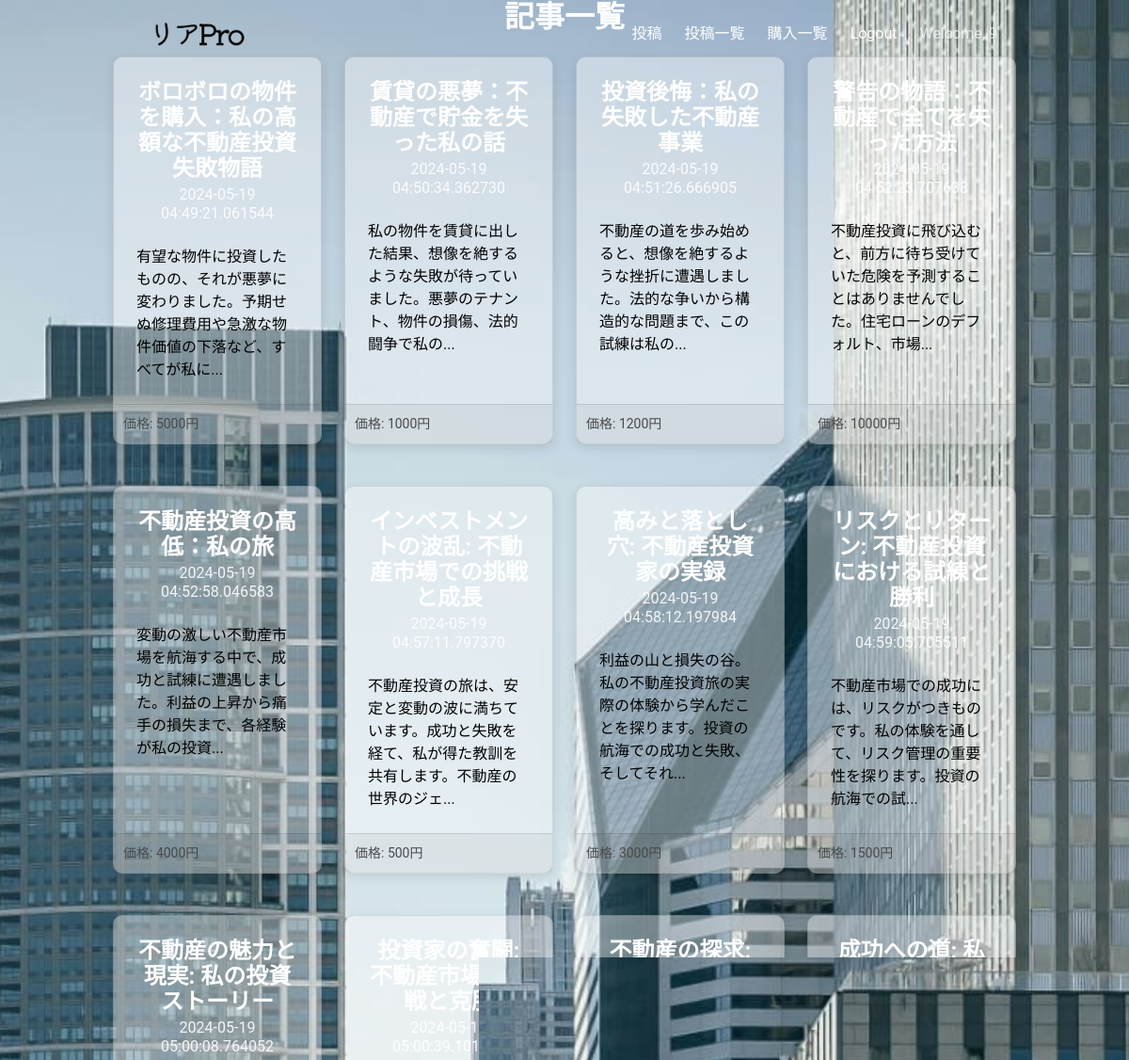
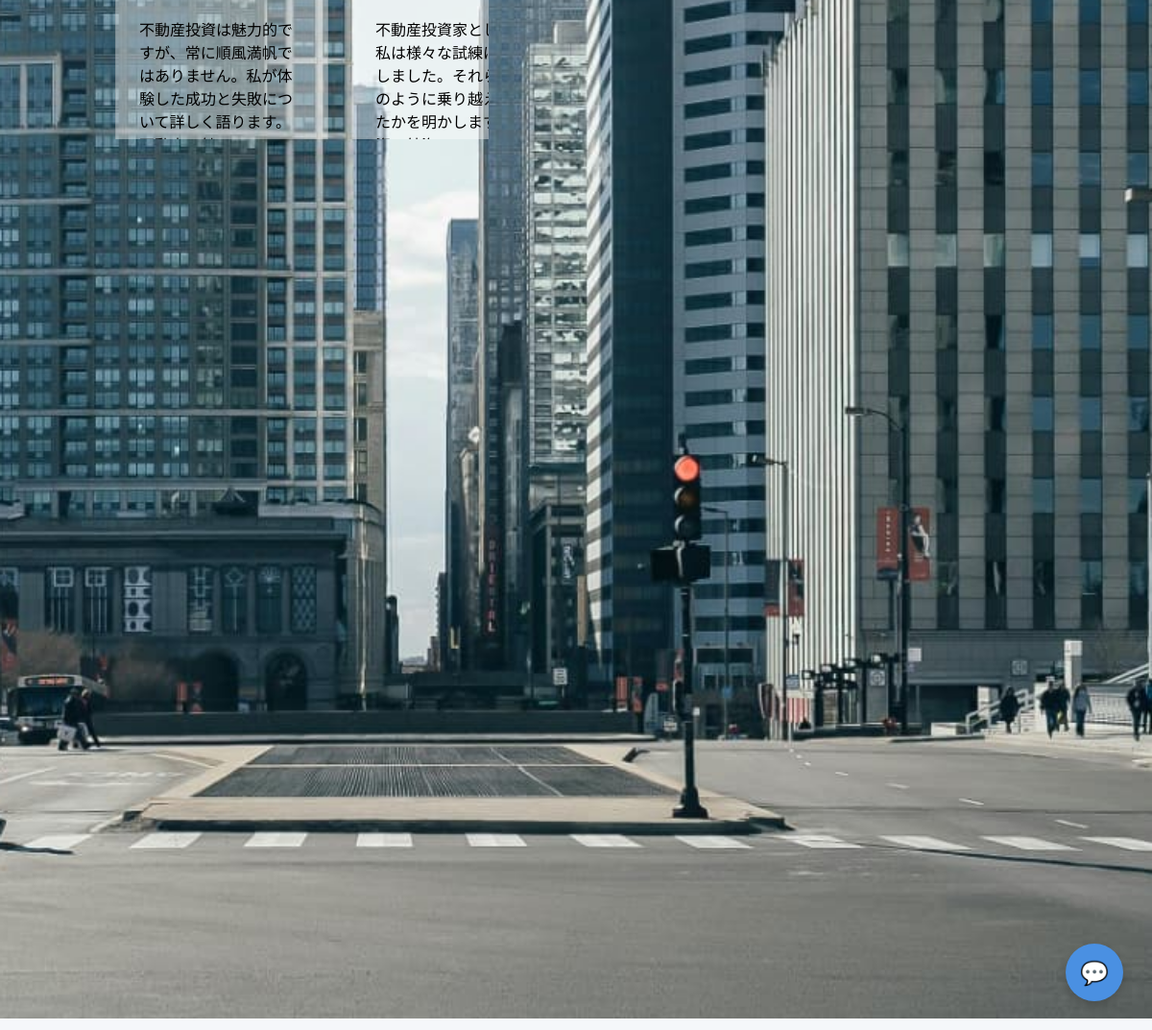
Screenshot of /mypage (signed in) with the database file from the repository (2 pictures, top to bottom).
### project/models.py (models this page shows, shortened)
class User(UserMixin, db.Model):
    id = db.Column(db.Integer, primary_key=True)
    email = db.Column(db.String(80), unique=True, nullable=False)
    username = db.Column(db.String(80), unique=True, nullable=False)
    password = db.Column(db.String(120), nullable=False)
    @property
    def is_authenticated(self):
        return True

class Article(db.Model):
    id = db.Column(db.Integer, primary_key=True)
    title = db.Column(db.String(120), nullable=False)
    user_id = db.Column(db.Integer, nullable=False)
    content = db.Column(db.Text, nullable=False)
    date = db.Column(db.DateTime, nullable=False)
    price = db.Column(db.Integer)

### project/main.py (the view)
@main.route("/mypage")
@login_required
def mypage():
    preview_articles = []
    articles = Article.query.all()
    user_info = {
        "username": current_user.username,
        "email": current_user.email,
    }
    for article in articles:
        preview_content = generate_preview(article.content)
        preview_articles.append(
            {
                "id": article.id,
                "title": article.title,
                "content": preview_content,
                "date": article.date,
                "price": article.price,
            }
        )
    return render_template(
        "mypage.html", articles=preview_articles, user_info=user_info
    )

### project/main.py (called while the page is built)
def generate_preview(content, max_length=55):
    if len(content) <= max_length:
        return content
    else:
        return content[:max_length] + "..."

### project/templates/mypage.html (shortened to what this page needs)
{% extends "base.html" %}
{% block content %}
<h1 class="title">
  記事一覧
</h1>
<div class="columns is-multiline">
    {% for article in articles %}
    <div class="column is-one-quarter">
      <div class="card">
        <div class="card-content">
          <div class="media">
            <div class="media-content">
                <p class="title is-4">
                    <a href="{{ url_for('main.article', article_id=article.id) }}">{{ article.title }}</a>
                </p>
              <p class="subtitle is-6">{{ article.date }}</p>
            </div>
          </div>
          <div class="content">
            {{ article.content }}
          </div>
        </div>
        <div class="card-footer">
          <small>価格: {{ article.price }}円</small>
        </div>
      </div>
    </div>
    {% endfor %}
</div>
{% endblock %}

### project/templates/base.html (shortened to what this page needs)
<!DOCTYPE html>
<html>
<head>
    <link rel="stylesheet" href="https://cdnjs.cloudflare.com/ajax/libs/bulma/0.7.2/css/bulma.min.css" />
</head>
<body>
    <section class="hero is-primary is-fullheight">
        <div class="hero-head" style="position: fixed;top: 0;width: 100%; z-index: 1000;">
            <nav class="navbar">
                <div class="container">
                    <div class="navbar-brand">
                        <a class="navbar-item" href="{{ url_for('main.index') }}">
                            <img src="/static/images/logo_tr_str.png">
                        </a>
                    </div>
                    <div id="navbarMenuHeroA" class="navbar-menu">
                        <div class="navbar-end">
                            {% if current_user.is_authenticated %}
                            <a href="{{ url_for('main.create') }}" class="navbar-item">
                                投稿
                            </a>
                            <a href="{{ url_for('main.posted') }}" class="navbar-item">
                                投稿一覧
                            </a>
                            <a href="{{ url_for('main.purchased') }}" class="navbar-item">
                                購入一覧
                            </a>
                            <a href="{{ url_for('auth.logout') }}" class="navbar-item">
                                Logout
                            </a>
                            <p class="navbar-item">Welcome, {{ current_user.username }}</p>
                            {% endif %}
                        </div>
                    </div>
                </div>
            </nav>
        </div>
        <div class="hero-body">
            <div class="container has-text-centered">
                {% block content %}
                {% endblock %}
            </div>
        </div>
    </section>
    <button id="chatBotButton" onclick="toggleChat()">💬</button>
</body>
</html>

### project/templates/base.html (style rules this page uses)
* { margin: 0; padding: 0; }
.navbar { position: fixed; top: 0; width: 100%; background-color: rgba(255, 255, 255, 0.2); transition: background-color 0.3s; padding: 10px; z-index: 1000; }
.navbar-menu { display: none; position: fixed; top: 0; left: 0; right: 0; background-color: rgba(255, 255, 255, 0.95); z-index: 1000; box-shadow: 0 2px 8px rgba(0, 0, 0, 0.15); height: 100vh; }
@media (min-width: 1024px) { .navbar-menu { display: flex !important; position: relative; top: auto; left: auto; right: auto; background-color: transparent; box-shadow: none; height: auto; } }
.navbar-brand { padding-left: 40px; }
.navbar-end { padding-right: 20px; }
.hero-body { padding: 0; }
.hero.is-primary { background-image: url("/static/images/buildings.jpg"); position: relative; display: flex; box-sizing: border-box; width: 100%; min-height: 100vh; background-position: top center; background-repeat: no-repeat; background-attachment: fixed; background-color: rgb(255, 255, 255); background-size: cover; }
body, html { height: 100%; margin: 0; font-family: 'Roboto', Arial, sans-serif; background-color: #f5f7fa; position: relative; }
#chatBotButton { position: fixed; right: 30px; bottom: 30px; width: 60px; height: 60px; background-color: #4a90e2; border: none; border-radius: 50%; color: white; font-size: 24px; cursor: pointer; z-index: 1001; box-shadow: 0 4px 10px rgba(0, 0, 0, 0.2); transition: all 0.3s; }

### project/templates/mypage.html (style rules this page uses)
.card { background-color: rgba(255, 255, 255, 0.4); border: 1px solid rgba(0, 0, 0, 0.1); box-shadow: 0 4px 12px rgba(0, 0, 0, 0.1); border-radius: 10px; transition: transform 0.2s; display: flex; flex-direction: column; height: 100%; min-height: 300px; }
.card-content { color: black; flex-grow: 1; }
.content { text-align: left; }
.card-footer { background-color: rgba(0, 0, 0, 0.05); padding: 10px; text-align: left; border-top: 1px solid rgba(0, 0, 0, 0.1); }
.card-footer small { display: block; }
.column { display: flex; justify-content: center; }
.columns.is-multiline>.column { margin-bottom: 20px; }
.card { width: 100%; max-width: 300px; }

### rows the page displays
User: username "9"
Article: title "ボロボロの物件を購入：私の高額な不動産投資失敗物語", date "2024-05-19 04:49:21.061544", content "有望な物件に投資したものの、それが悪夢に変わりました。予期せぬ修理費用や急激な物件価値の下落など、すべてが私に...", price "5000"
Article: title "賃貸の悪夢：不動産で貯金を失った私の話", date "2024-05-19 04:50:34.362730", content "私の物件を賃貸に出した結果、想像を絶するような失敗が待っていました。悪夢のテナント、物件の損傷、法的闘争で私の...", price "1000"
Article: title "投資後悔：私の失敗した不動産事業", date "2024-05-19 04:51:26.666905", content "不動産の道を歩み始めると、想像を絶するような挫折に遭遇しました。法的な争いから構造的な問題まで、この試練は私の...", price "1200"
Article: title "警告の物語：不動産で全てを失った方法", date "2024-05-19 04:52:23.707638", content "不動産投資に飛び込むと、前方に待ち受けていた危険を予測することはありませんでした。住宅ローンのデフォルト、市場...", price "10000"
Article: title "不動産投資の高低：私の旅", date "2024-05-19 04:52:58.046583", content "変動の激しい不動産市場を航海する中で、成功と試練に遭遇しました。利益の上昇から痛手の損失まで、各経験が私の投資...", price "4000"
Article: title "インベストメントの波乱: 不動産市場での挑戦と成長", date "2024-05-19 04:57:11.797370", content "不動産投資の旅は、安定と変動の波に満ちています。成功と失敗を経て、私が得た教訓を共有します。不動産の世界のジェ...", price "500"
Article: title "高みと落とし穴: 不動産投資家の実録", date "2024-05-19 04:58:12.197984", content "利益の山と損失の谷。私の不動産投資旅の実際の体験から学んだことを探ります。投資の航海での成功と失敗、そしてそれ...", price "3000"
Article: title "リスクとリターン: 不動産投資における試練と勝利", date "2024-05-19 04:59:05.705511", content "不動産市場での成功には、リスクがつきものです。私の体験を通して、リスク管理の重要性を探ります。投資の航海での試...", price "1500"
Article: title "不動産の魅力と現実: 私の投資ストーリー", date "2024-05-19 05:00:08.764052", content "不動産投資は魅力的ですが、常に順風満帆ではありません。私が体験した成功と失敗について詳しく語ります。不動産の魅...", price "400"
Article: title "投資家の奮闘: 不動産市場の挑戦と克服", date "2024-05-19 05:00:39.101940", content "不動産投資家として、私は様々な試練に直面しました。それらをどのように乗り越えてきたかを明かします。投資の航海で..."
Article: title "不動産の探求: 利益と損失の間で", date "2024-05-19 05:01:24.411528", content "不動産市場での投資は、常に不確実な道のりです。私の旅を通して、その波乱万丈な世界を探求します。利益と損失の間で..."
Article: title "成功への道: 私の不動産投資戦略の歩み", date "2024-05-19 05:02:17.462508", content "変動の激しい市場で、私はどのようにして成功を収めたのか？私の戦略と決断に迫ります。投資の航海での成功への道筋を...", price "20000"
Article: title "変動する景色: 不動産投資のリアルな経験談", date "2024-05-19 05:02:54.299964", content "不動産市場は常に変化し続けます。私がその変化にどのように対処し、成長してきたのかを明らかにします。変動する景色...", price "5000"
Article: title "不動産会社Aでの購入事例", date "2024-06-22 09:17:42.697809", content "不動産会社Aでのマンション購入についての記事を書きます。", price "2000"
Article: title "大阪にあるとあるビルを購入しました。", date "2024-06-22 09:19:30.806512", content "大阪にあるとあるビルを購入した時のことについて紹介します。"
Article: title "奈良県にある一戸建てを購入しました", date "2024-06-22 09:21:11.590651", content "奈良県にある一戸建てを購入した時について紹介します。", price "2000"
Article: title "京都にあるマンションを購入した時のことです", date "2024-06-22 09:22:18.239232", content "不動産会社Bで京都にあるマンションを購入した時のことについて紹介します。"
Article: title "東京の目黒でビルを購入した話", date "2024-06-22 11:40:06.532324", content "東京の目黒でビルを購入した話について紹介します。"
Article: title "不動産バブル崩壊", date "2024-06-23 02:27:50.482108", content "辛いよ〜。お金ないよ〜"
